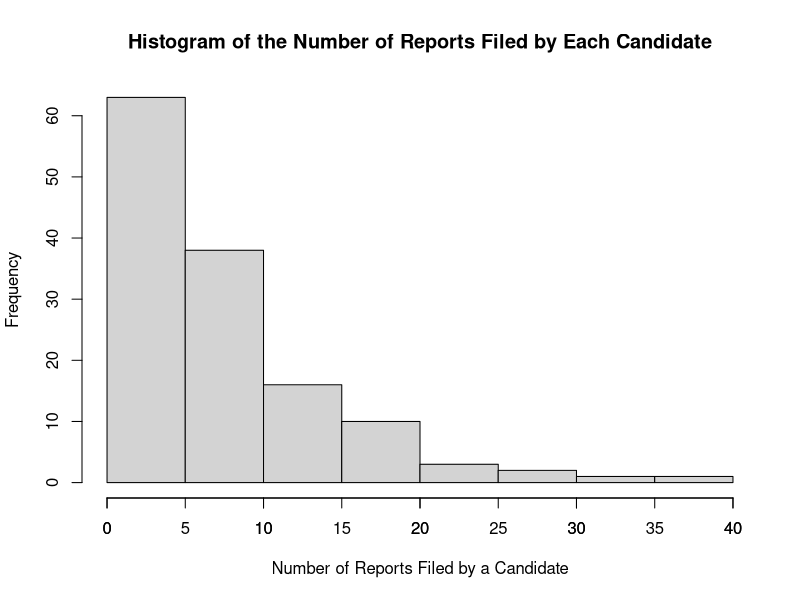
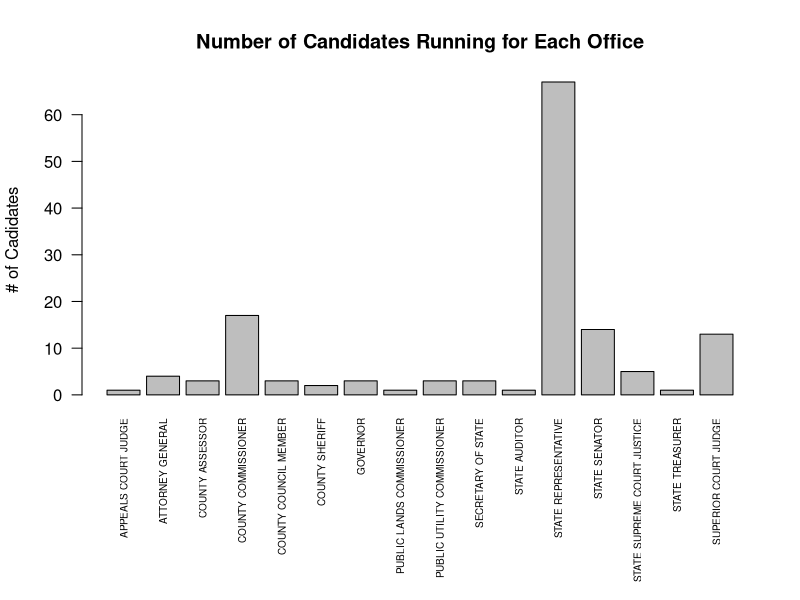
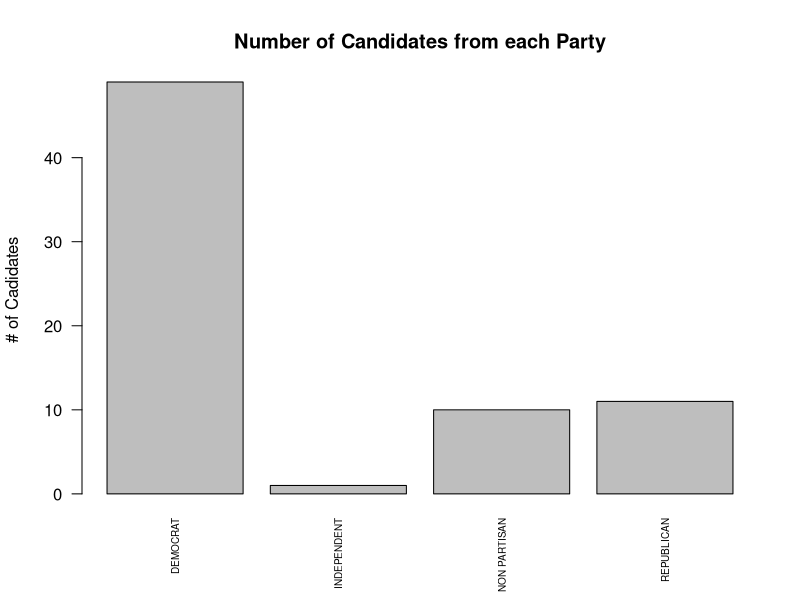
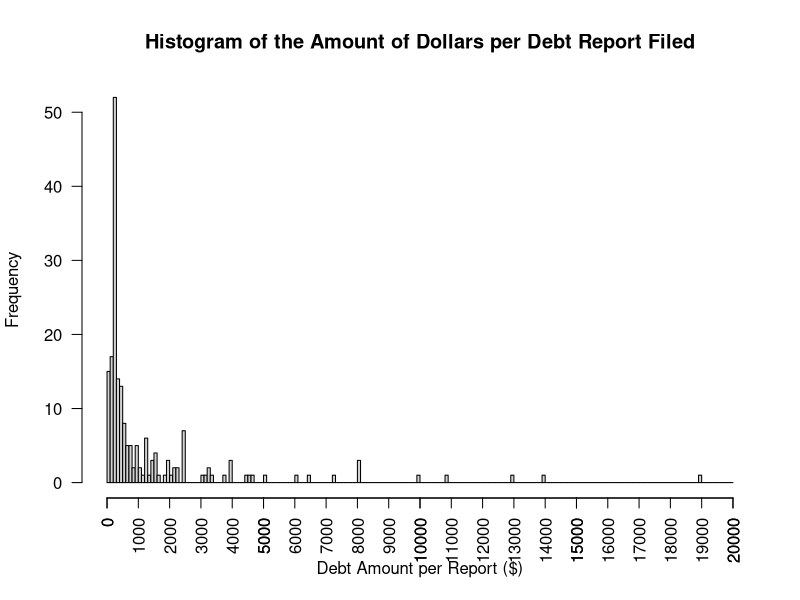
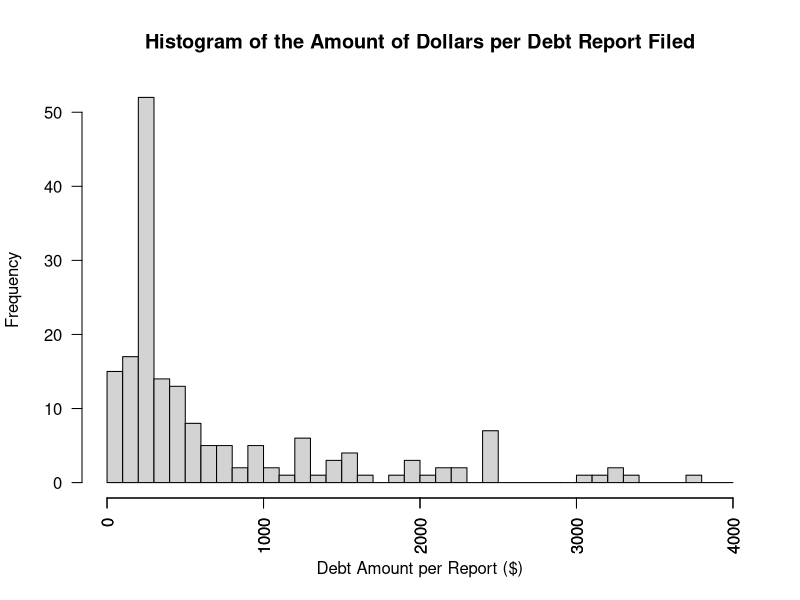
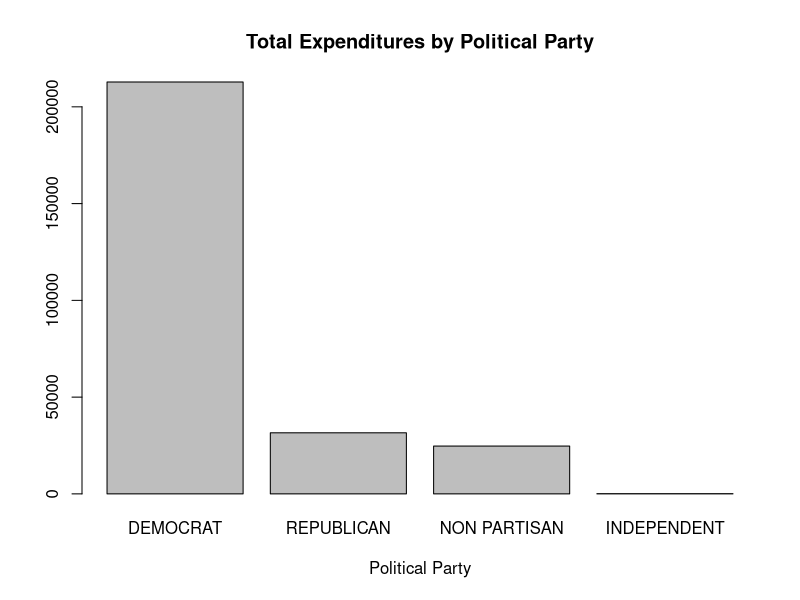
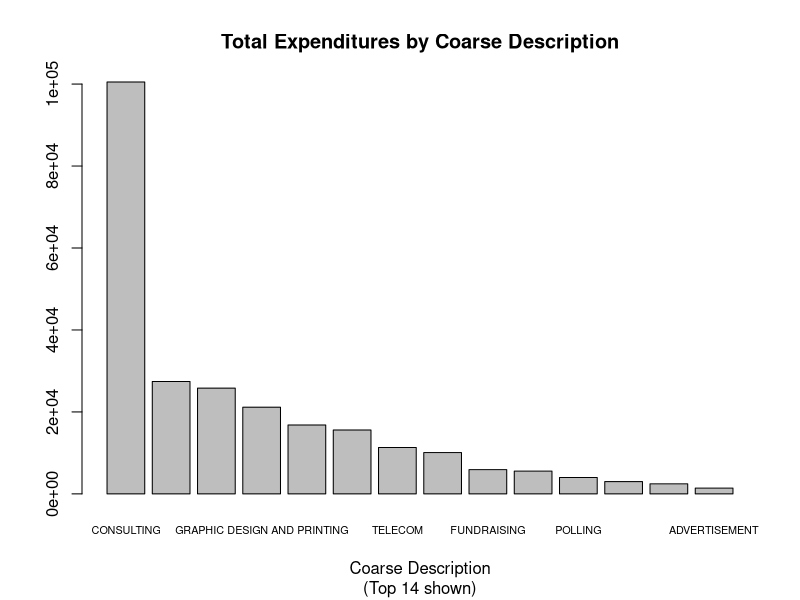
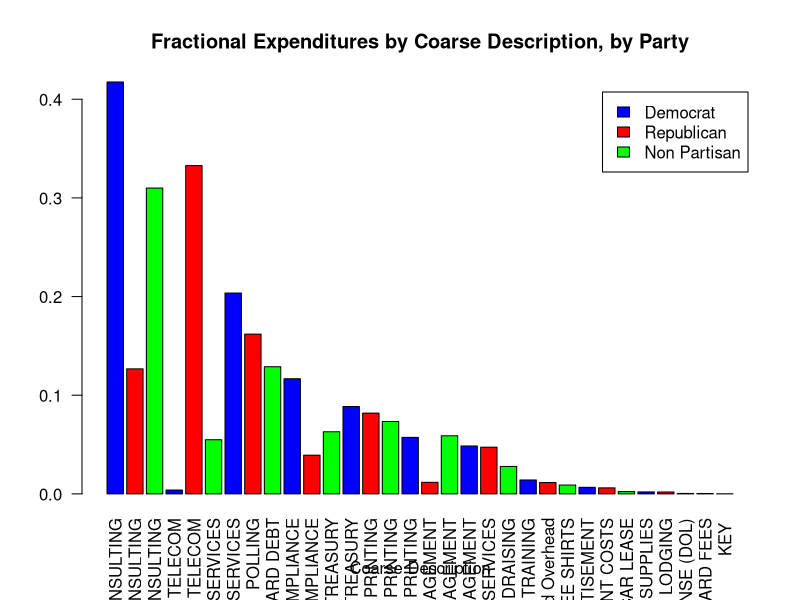

These charts were generated, in order, by the following R code:
## ---- chunk 1
knitr::opts_chunk$set(echo = TRUE)
## ---- chunk 2
DebtRaw = read.csv("../dataset/CandidateDebt.csv", na.strings='#N/A')
## ---- chunk 3
print(sprintf("Number of columns: %d, Number of rows: %d", ncol(DebtRaw), nrow(DebtRaw)))
## ---- chunk 4
str(DebtRaw[1:4,])
## ---- chunk 5
DebtShifted = DebtRaw
colnames(DebtShifted) <- c(colnames(DebtRaw)[1:9],
                           'DUMMY',
                           colnames(DebtRaw)[10:(ncol(DebtRaw)-1)])
## ---- chunk 6
str(DebtShifted[1:4,])
## ---- chunk 7
DebtShifted$fromdate <- as.Date(DebtShifted$fromdate, format='%m/%d/%y')
DebtShifted$thrudate <- as.Date(DebtShifted$thrudate, format='%m/%d/%y')
DebtShifted$debtdate <- as.Date(DebtShifted$debtdate, format='%m/%d/%y')
## ---- chunk 8
# Split off left table
DebtLeft = DebtShifted[, seq(9)]

# Split off right table
DebtRight = DebtShifted[, seq(10, ncol(DebtRaw))]

# Rename DUMMY to office
colnames(DebtRight)[[1]] <- "office"

# Keep cases with at least one non-NA entry
DebtRightValid <- DebtRight[rowSums(!is.na(DebtRight)) > 0,]

# Drop duplicates
Debt <- unique(DebtRightValid)
## ---- chunk 9
# Find number of unique reportnumbers
length(unique(DebtLeft$reportnumber))
# Find number of unique cadidate names
length(unique(DebtLeft$filername))
## ---- chunk 10
# Find the number of reports filed by each candidate
RepPerCan <- aggregate(reportnumber ~ filername, DebtLeft, length)
colnames(RepPerCan)[2] <- "NumOfReports"
# Summarize data
summary(RepPerCan$NumOfReports)
## ---- chunk 11
# Show top 5 candidates that filed the most reports
head(RepPerCan[order(RepPerCan$NumOfReports, decreasing = TRUE),],5)
## ---- chunk 12
# How many candidates filed only 1 report?
length(which(RepPerCan$NumOfReports == 1))
## ---- chunk 13
# Show histogram showing distribution of the number of reports filed by each candidate.
hist(RepPerCan$NumOfReports, main = "Histogram of the Number of Reports Filed by Each Candidate",
     xlab = "Number of Reports Filed by a Candidate")
axis(1, at = seq(0,40, by = 5))
## ---- chunk 14
# Remove reportnumber and keep unique rows
Office <- unique(DebtLeft[-1])
# Find length of rows.
length(Office$filerid)
## ---- chunk 15
# Show exmaple of duplicate candidate.
Office[Office$filername == "FROCKT DAVID S",]
## ---- chunk 16
# Create Dataframe showing the number of candidates running for each office
OfficePopularity <- aggregate(filername ~ office, Office, length)
colnames(OfficePopularity)[2] <- "N"

# Show barplot of results
op <- par(mar = c(10,4,4,2) + 0.1)
barplot(OfficePopularity$N, main = "Number of Candidates Running for Each Office", ylab = "# of Cadidates",
      names.arg=OfficePopularity$office, las = 2, cex.names=0.6)
par(op)
## ---- chunk 17
# Only keep Office2, legislativedictrict, position, party, jurisdiction and find unique rows
DebtUnique <- unique(Debt[1:5])
# 
PartyCount <- aggregate(jurisdiction ~ party, DebtUnique, length)
colnames(PartyCount)[2] <- "N"
#
op <- par(mar = c(5,4,4,2) + 0.1)
barplot(PartyCount$N, main = "Number of Candidates from each Party", ylab = "# of Cadidates",
      names.arg=PartyCount$party, las = 2, cex.names=0.6)
par(op)
## ---- chunk 18
summary(Debt$amount)
## ---- chunk 19
hist(Debt$amount, breaks = seq(0, 20000, by = 100) , main = "Histogram of the Amount of Dollars per Debt Report Filed",
     xlab = "Debt Amount per Report ($)", las = 2)
axis(1, at = seq(0, 20000, by = 1000), las = 2)
## ---- chunk 20
filteredAmount <- Debt[(Debt$amount < 4000),]
hist(filteredAmount$amount, breaks = seq(0, 4000, by = 100) , main = "Histogram of the Amount of Dollars per Debt Report Filed",
     xlab = "Debt Amount per Report ($)", las = 2)
axis(1, at = seq(0, 4000, by = 1000), las = 2)
## ---- chunk 21

# sum amount by party
amountbyparty <-aggregate(Debt['amount'], by=list(party=Debt$party), FUN=sum)

#format method, which is necessary for formating in a data.frame   
format.money  <- function(x, ...) {
  paste0("$", formatC(as.numeric(x), format="f", digits=2, big.mark=","))
}
class(amountbyparty$amount) <- c("money",class(amountbyparty$amount))


# sort the list descending, create pareto
amountbyparty <- amountbyparty[order(amountbyparty$amount, decreasing=TRUE),]

# bar plot tutorial https://www.statmethods.net/graphs/bar.html
barplot(amountbyparty$amount, main="Total Expenditures by Political Party", 
  	xlab="Political Party",
  	names.arg=amountbyparty$party,
  	cex.names=1)

## ---- chunk 22
desc_to_coarsedesc = read.csv("../dataset/description_to_coarsedescription.csv", na.strings='#N/A')
# we need to merge coarsedescription into Debt by description
Debt2=merge(Debt,desc_to_coarsedesc[c('description','coarsedescription')])

# Put 0 for position when there is no value
Debt2$position[is.na(Debt2$position)] <- 0
Debt2$legislativedistrict[is.na(Debt2$legislativedistrict)] <- 0

# sum amount by coarsedescription
amountbycoarsedesc <-aggregate(Debt2['amount'], by=list(coarsedescription=Debt2$coarsedescription), FUN=sum)

#format method, which is necessary for formating in a data.frame   
format.money  <- function(x, ...) {
  paste0("$", formatC(as.numeric(x), format="f", digits=2, big.mark=","))
}
class(amountbycoarsedesc$amount) <- c("money",class(amountbycoarsedesc$amount))


# sort the list descending, create pareto
amountbycoarsedesc <- amountbycoarsedesc[order(amountbycoarsedesc$amount, decreasing=TRUE),]
#print(amountbycoarsedesc)

nbars=14
topn=amountbycoarsedesc[1:nbars,]
?barplot
# bar plot tutorial https://www.statmethods.net/graphs/bar.html
barplot(topn$amount, main="Total Expenditures by Coarse Description",
        sub=paste(c("(Top", nbars, "shown)"), collapse = " "),
  	xlab="Coarse Description",
  	names.arg=topn$coarsedescription,
  	cex.names=0.65)

# Maybe I should make a function for bar charts, since I will be making many of them.

## ---- chunk 23

# Rename "subject" column to "N"
names(amountbyparty)[names(amountbyparty)=="amount"] <- "totalamountbyparty"

#rollup debt2 by coarsedesc and party
expense_by_coarsedesc_by_party <-aggregate(Debt2['amount'],                                         by=list(coarsedescription=Debt2$coarsedescription, party=Debt2$party), FUN=sum)


#merge totalamount into expense_by_coarsedesc_by_party
frac_by_coarsedesc_by_party <- merge(expense_by_coarsedesc_by_party,amountbyparty)
# compute fraction
frac_by_coarsedesc_by_party$fractionofpartytotal <- frac_by_coarsedesc_by_party$amount / frac_by_coarsedesc_by_party$totalamountbyparty

# drop independents
frac_by_coarsedesc_by_party <- frac_by_coarsedesc_by_party[frac_by_coarsedesc_by_party$party != "INDEPENDENT", ]

# get max frac by coarsedescription (across parties)
maxfrac_by_coarsedesc <-aggregate(frac_by_coarsedesc_by_party['fractionofpartytotal'],
                                           by=list(coarsedescription=frac_by_coarsedesc_by_party$coarsedescription), FUN=max)

# Rename "fractionofpartytotal" column to "maxfracofpartytotal"
names(maxfrac_by_coarsedesc)[names(maxfrac_by_coarsedesc)=="fractionofpartytotal"] <- "maxfracofpartytotal"

#merge maxfrac into frac_by_coarsedesc_by_party
frac_by_coarsedesc_by_party2=merge(frac_by_coarsedesc_by_party,maxfrac_by_coarsedesc)


# assign part number to put nonpartisan last
frac_by_coarsedesc_by_party2$partynumber<-ifelse(frac_by_coarsedesc_by_party2$party=="DEMOCRAT",1,
		ifelse(frac_by_coarsedesc_by_party2$party=="REPUBLICAN",2,3
		))

#Now, sort the df by maxfracofpartytotal desc, then by partynumber
frac_by_coarsedesc_by_party2 <- frac_by_coarsedesc_by_party2[order(-frac_by_coarsedesc_by_party2$maxfracofpartytotal,
                                                                   frac_by_coarsedesc_by_party2$partynumber),]

# Now we can finally make a grouped pareto!
frac_by_coarsedesc_by_party2$barlabels <- ""
frac_by_coarsedesc_by_party2$barlabels <- frac_by_coarsedesc_by_party2$barlabels <-

  
# Trick Make labels which are non blank only when row mod 3 =2
x<-1:nrow(frac_by_coarsedesc_by_party2)
y <- x%%3==2

cd=frac_by_coarsedesc_by_party2$coarsedescription
frac_by_coarsedesc_by_party2$barlabels <- with(frac_by_coarsedesc_by_party2, ifelse(y,cd,"" ) )

cd <- frac_by_coarsedesc_by_party2$coarsedescription
frac_by_coarsedesc_by_party2$barlabels <- ifelse(y,frac_by_coarsedesc_by_party2$coarsedescription,"" )


# now make a sidebyside bar chart
barplot(frac_by_coarsedesc_by_party2$fractionofpartytotal, main="Fractional Expenditures by Coarse Description, by Party",
        xlab="Coarse Description", col=c("blue","red","green"),
        legend = c("Democrat","Republican","Non Partisan"), beside=TRUE, names.arg=frac_by_coarsedesc_by_party2$coarsedescription, las=2)

## ---- chunk 24
# get sum of amount by DUMMY
#sumbyoffice <- aggregate(Debt2['amount'],
#by=list(office=Debt2$DUMMY), FUN=sum)

# get sum(amount) and n rows by unique value of DUMMY, legislativedistrict, position, and party,
# and jurisdictiontype (in case I summarize by that later).
sumbycand <- aggregate(Debt2['amount'],
by=list(office=Debt2$office, legislativedistrict=Debt2$legislativedistrict, position=Debt2$position, party=Debt2$party, jurisdictiontype=Debt2$jurisdictiontype), FUN=sum)


# now sum the amounts in sumbycand and count rows by office
sumbyoffice <- aggregate(sumbycand['amount'], by=list(office=sumbycand$office), FUN=sum)
countbyoffice <- aggregate(sumbycand['position'], by=list(office=sumbycand$office), FUN=length)

# Rename cols
names(sumbyoffice)[names(sumbyoffice)=="amount"] <- "totalamount"
names(countbyoffice)[names(countbyoffice)=="position"] <- "ncandidates"

# merge the sum and count data
amountperjob <- merge(sumbyoffice,countbyoffice)
amountperjob$mean_amount <- amountperjob$totalamount / amountperjob$ncandidates

# sort by mean_amount desc
# sort the list descending, create pareto
amountperjob <- amountperjob[order(amountperjob$mean_amount, decreasing=TRUE),]

# bar plot tutorial https://www.statmethods.net/graphs/bar.html
barplot(amountperjob$mean_amount, main="Expenditure per Candidate by Office", 
  	xlab="Office",
  	names.arg=amountperjob$office,
  	cex.names=1, las=2)


## ---- chunk 25

?boxplot
# Expenditure amounts by jurisdictiontype
boxplot(amount~jurisdictiontype,data=Debt2, main="Transaction Dollar Amounts by Jurisdiction Type", 
  	xlab="Jurisdiction Type", ylab="Amount in Dollars", varwidth=T)

## ---- chunk 26
# Time component

## ---- chunk 27
# Time component

# Copy Debt2 to Debt3
Debt3 <- Debt2

# Create dummy variable, TREASURY
Debt3$Treasury<-ifelse(Debt3$coarsedescription=="TREASURY",1,0)


" HERE I AM END OF EVENING 24MAY2018.  I would like to 
know how to perform multiple aggregations on multiple variables in R.

I have thrudate, amount, and Treasury.  I need sum, count, and mean of amount and mean of Treasury by thrudate

"

# Now get sum, count, and mean of amount and mean of Treasury by thrudate
#timestats=aggregate(Debt3$amount, function(x) {
# c(sum=sum(x), count=length(x), mean=mean(x))}, by=list(thrudate=Debt3$thrudate))

#timestats <- aggregate(. ~thrudate, data = Debt3[c("thrudate", "amount")], FUN = function(x) c(sm=sum(x), ave = #mean(x), n = length(x) ) )



# sum amount by party
#amountbyparty <-aggregate(Debt['amount'], by=list(party=Debt$party), FUN=sum)




#merge(aggregate(z~y, data[data$x==1,], function(x) {
# c(mean=mean(x, na.rm=TRUE), quantile(x, na.rm=TRUE))
#}), list(y=unique(data$y)), all=TRUE)

#plot(duration, waiting,            # plot the variables 
#+   xlab="Eruption duration",        # x-axis label 
#+   ylab="Time waited")              # y-axis label

## ---- chunk 28
party_jurtype_sum <- aggregate(Debt['amount'],
                                  by=list(party=Debt$party,
                                          jurisdictiontype=Debt$jurisdictiontype),
                                  FUN=sum)

# Order by total spending
xtab_sum <- xtabs(amount ~ jurisdictiontype + party, data=party_jurtype_sum)
xtab_sum <- xtab_sum[,order(colSums(xtab_sum), decreasing = TRUE)]

xtab_sum_mat <- data.matrix(xtab_sum)
barplot(xtab_sum_mat,
        beside = TRUE,
        legend.text = rownames(xtab_sum_mat),
        main = "Total party debt across jurisdiction types",
        xlab = "party",
        ylab = "total debt amount")
